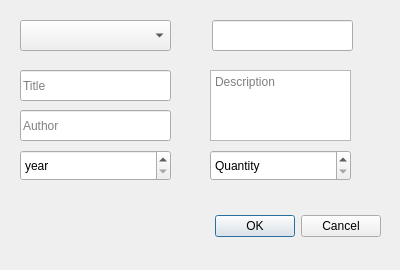
<?xml version="1.0" encoding="UTF-8"?>
<ui version="4.0">
 <class>AddResourceDialog</class>
 <widget class="QDialog" name="AddResourceDialog">
  <property name="geometry">
   <rect>
    <x>0</x>
    <y>0</y>
    <width>400</width>
    <height>270</height>
   </rect>
  </property>
  <property name="windowTitle">
   <string>Dialog</string>
  </property>
  <property name="styleSheet">
   <string notr="true">background-image: url(:/bleu/bleu.jpg);</string>
  </property>
  <widget class="QDialogButtonBox" name="buttonBox">
   <property name="geometry">
    <rect>
     <x>180</x>
     <y>210</y>
     <width>201</width>
     <height>32</height>
    </rect>
   </property>
   <property name="styleSheet">
    <string notr="true">background-image: url(:/white/white.jpg);</string>
   </property>
   <property name="orientation">
    <enum>Qt::Orientation::Horizontal</enum>
   </property>
   <property name="standardButtons">
    <set>QDialogButtonBox::StandardButton::Cancel|QDialogButtonBox::StandardButton::Ok</set>
   </property>
  </widget>
  <widget class="QComboBox" name="comboBox">
   <property name="geometry">
    <rect>
     <x>20</x>
     <y>20</y>
     <width>151</width>
     <height>31</height>
    </rect>
   </property>
   <property name="placeholderText">
    <string>Type</string>
   </property>
   <item>
    <property name="text">
     <string>Article</string>
    </property>
   </item>
   <item>
    <property name="text">
     <string>Book</string>
    </property>
   </item>
   <item>
    <property name="text">
     <string>Digital Book</string>
    </property>
   </item>
   <item>
    <property name="text">
     <string>Thesis</string>
    </property>
   </item>
  </widget>
  <widget class="QLineEdit" name="Title">
   <property name="geometry">
    <rect>
     <x>20</x>
     <y>70</y>
     <width>151</width>
     <height>31</height>
    </rect>
   </property>
   <property name="styleSheet">
    <string notr="true">background-image: url(:/white/white.jpg);</string>
   </property>
   <property name="placeholderText">
    <string>Title</string>
   </property>
  </widget>
  <widget class="QLineEdit" name="Author">
   <property name="geometry">
    <rect>
     <x>20</x>
     <y>110</y>
     <width>151</width>
     <height>31</height>
    </rect>
   </property>
   <property name="styleSheet">
    <string notr="true">background-image: url(:/white/white.jpg);</string>
   </property>
   <property name="placeholderText">
    <string>Author</string>
   </property>
  </widget>
  <widget class="QSpinBox" name="Year">
   <property name="geometry">
    <rect>
     <x>20</x>
     <y>150</y>
     <width>151</width>
     <height>31</height>
    </rect>
   </property>
   <property name="specialValueText">
    <string>year</string>
   </property>
   <property name="minimum">
    <number>1900</number>
   </property>
   <property name="maximum">
    <number>2023</number>
   </property>
  </widget>
  <widget class="QTextEdit" name="Description">
   <property name="geometry">
    <rect>
     <x>210</x>
     <y>70</y>
     <width>141</width>
     <height>71</height>
    </rect>
   </property>
   <property name="styleSheet">
    <string notr="true">background-image: url(:/white/white.jpg);</string>
   </property>
   <property name="placeholderText">
    <string>Description</string>
   </property>
  </widget>
  <widget class="QSpinBox" name="Quantity">
   <property name="geometry">
    <rect>
     <x>210</x>
     <y>150</y>
     <width>141</width>
     <height>31</height>
    </rect>
   </property>
   <property name="whatsThis">
    <string/>
   </property>
   <property name="specialValueText">
    <string>Quantity</string>
   </property>
   <property name="minimum">
    <number>1</number>
   </property>
   <property name="maximum">
    <number>25</number>
   </property>
  </widget>
  <widget class="QLineEdit" name="lineEdit">
   <property name="geometry">
    <rect>
     <x>212</x>
     <y>20</y>
     <width>141</width>
     <height>31</height>
    </rect>
   </property>
   <property name="styleSheet">
    <string notr="true">border-image: url(:/bleu/bleu.jpg);</string>
   </property>
  </widget>
 </widget>
 <resources/>
 <connections>
  <connection>
   <sender>buttonBox</sender>
   <signal>accepted()</signal>
   <receiver>AddResourceDialog</receiver>
   <slot>accept()</slot>
   <hints>
    <hint type="sourcelabel">
     <x>248</x>
     <y>254</y>
    </hint>
    <hint type="destinationlabel">
     <x>157</x>
     <y>274</y>
    </hint>
   </hints>
  </connection>
  <connection>
   <sender>buttonBox</sender>
   <signal>rejected()</signal>
   <receiver>AddResourceDialog</receiver>
   <slot>reject()</slot>
   <hints>
    <hint type="sourcelabel">
     <x>316</x>
     <y>260</y>
    </hint>
    <hint type="destinationlabel">
     <x>286</x>
     <y>274</y>
    </hint>
   </hints>
  </connection>
 </connections>
</ui>
